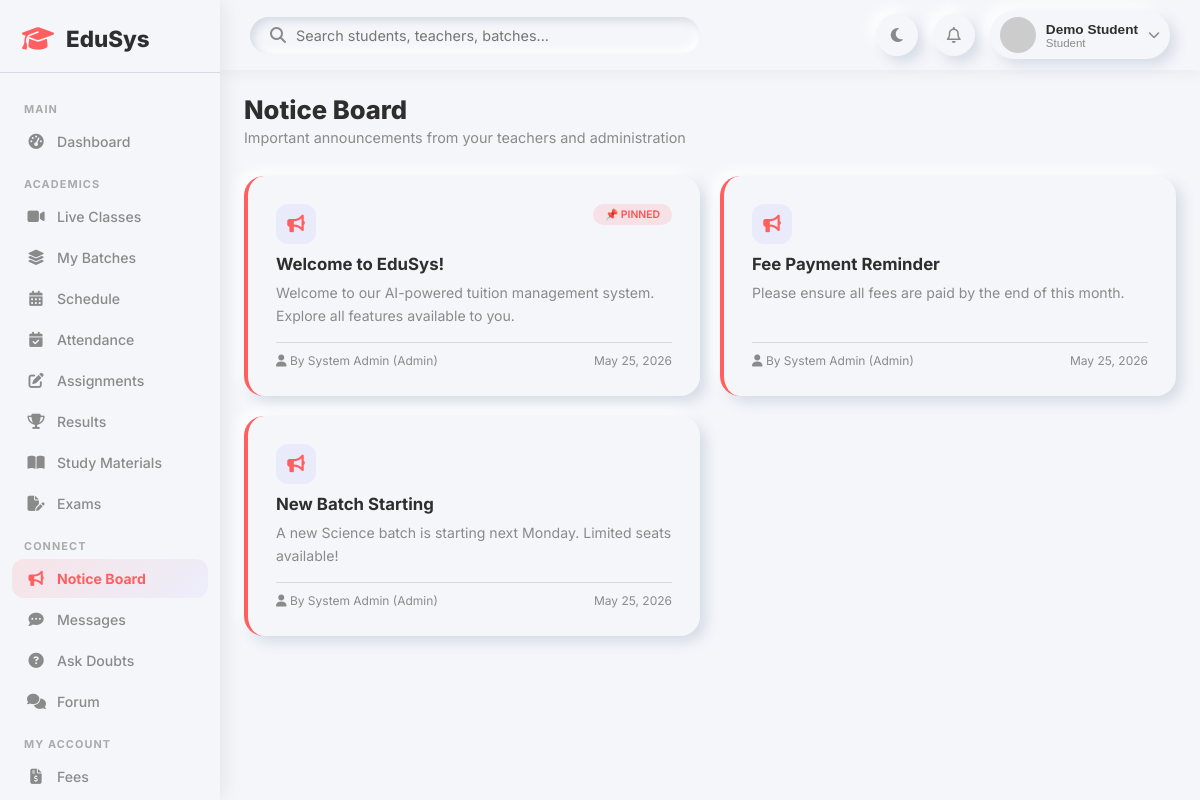
The app's page /student/notices.php (signed in) with its own data.
### tables this page shows
CREATE TABLE IF NOT EXISTS notices (
    id INT AUTO_INCREMENT PRIMARY KEY,
    title VARCHAR(200) NOT NULL,
    content TEXT,
    target_role ENUM('all','student','teacher','admin') DEFAULT 'all',
    created_by INT,
    is_pinned TINYINT(1) DEFAULT 0,
    created_at TIMESTAMP DEFAULT CURRENT_TIMESTAMP,
    FOREIGN KEY (created_by) REFERENCES users(id) ON DELETE SET NULL
);

CREATE TABLE IF NOT EXISTS users (
    id INT AUTO_INCREMENT PRIMARY KEY,
    name VARCHAR(150) NOT NULL,
    email VARCHAR(150) UNIQUE NOT NULL,
    password VARCHAR(255) NOT NULL,
    role ENUM('admin','teacher','student') NOT NULL DEFAULT 'student',
    avatar VARCHAR(255) DEFAULT NULL,
    status ENUM('active','inactive','pending') DEFAULT 'pending',
    created_at TIMESTAMP DEFAULT CURRENT_TIMESTAMP,
    updated_at TIMESTAMP DEFAULT CURRENT_TIMESTAMP ON UPDATE CURRENT_TIMESTAMP
);

### student/notices.php (the view, shortened to what this page needs)
<?php
require_once '../includes/header.php';
$uid = $_SESSION['user_id'];
$student = $conn->query("SELECT id FROM students WHERE user_id=$uid")->fetch_assoc();
$sid = $student['id'];
$sid_int = (int)($sid ?? 0);
$notices = $conn->query("
    SELECT n.*, b.name as batch_name, u.name as author_name, u.role as author_role
    FROM notices n
    LEFT JOIN batches b ON n.batch_id = b.id
    LEFT JOIN users u ON n.created_by = u.id
    WHERE (n.target_role IN ('all', 'student') AND n.batch_id IS NULL)
       OR ($sid_int > 0 AND n.batch_id IN (SELECT batch_id FROM batch_students WHERE student_id=$sid_int))
    ORDER BY n.is_pinned DESC, n.created_at DESC
");
?>
<div class="page-header">
    <div>
        <h1>Notice Board</h1>
        <p>Important announcements from your teachers and administration</p>
    </div>
</div>
<div style="display:grid;grid-template-columns:repeat(auto-fill, minmax(320px, 1fr));gap:20px;">
    <?php if (!$notices || $notices->num_rows === 0): ?>
    <div style="grid-column:1/-1;"><p class="empty-msg">No notices available at this time.</p></div>
    <?php else: while ($n = $notices->fetch_assoc()):
        $is_admin = ($n['author_role'] === 'admin');
        $card_accent = $is_admin ? 'var(--primary)' : 'var(--secondary)';
    ?>
    <div class="form-card" style="margin-bottom:0; display:flex; flex-direction:column; border-left: 4px solid <?= $card_accent ?>;">
        <div style="display:flex; justify-content:space-between; align-items:flex-start; margin-bottom:10px;">
            <div style="width:40px;height:40px;border-radius:12px;background:rgba(108,99,255,0.08);color:<?= $card_accent ?>;display:flex;align-items:center;justify-content:center;font-size:1.1rem;"><i class="fa-solid fa-bullhorn"></i></div>
            <div style="display:flex;gap:5px;align-items:center;">
                <?php if ($n['is_pinned']): ?><span class="badge-pill badge-danger" style="font-size:0.65rem;">📌 PINNED</span><?php endif; ?>
            </div>
        </div>
        <h3 style="font-size:1.05rem; margin-bottom:8px;"><?= htmlspecialchars($n['title']) ?></h3>
        <p style="font-size:0.88rem; color:var(--text-secondary); flex:1; line-height:1.6; margin-bottom:15px;"><?= nl2br(htmlspecialchars($n['content'])) ?></p>
        <div style="font-size:0.75rem; color:var(--text-secondary); border-top:1px solid var(--shadow-dark); padding-top:10px; display:flex; justify-content:space-between; align-items:center;">
            <span><i class="fa-solid fa-user"></i> By <?= htmlspecialchars($n['author_name'] ?: 'System') ?> (<?= ucfirst($n['author_role'] ?: 'admin') ?>)</span>
            <span><?= date('M d, Y', strtotime($n['created_at'])) ?></span>
        </div>
    </div>
    <?php endwhile; endif; ?>
</div>
<?php require_once '../includes/footer.php'; ?>

### css/dashboard.css (style rules this page uses)
:root { --primary: #FF5F5F; --secondary: #6C63FF; --background: #F5F6FA; --text-primary: #2E2E2E; --text-secondary: #8A8A8A; --shadow-light: #ffffff; --shadow-dark: #d5dbe5; --neu: 6px 6px 14px var(--shadow-dark), -6px -6px 14px var(--shadow-light); --neu-sm: 4px 4px 8px var(--shadow-dark), -4px -4px 8px var(--shadow-light); --neu-in: inset 4px 4px 8px var(--shadow-dark), inset -4px -4px 8px var(--shadow-light); --success: #4CAF50; --danger: #FF5252; --warning: #FF9800; --info: #2196F3; --sidebar-width: 260px; }
* { margin: 0; padding: 0; box-sizing: border-box; }
body { font-family: 'Inter', sans-serif; background: var(--background); color: var(--text-primary); transition: background 0.3s, color 0.3s; }
.page-header { display: flex; justify-content: space-between; align-items: flex-start; margin-bottom: 30px; flex-wrap: wrap; gap: 15px; }
.page-header h1 { font-size: 1.6rem; font-weight: 800; }
.page-header p { color: var(--text-secondary); font-size: 0.9rem; margin-top: 4px; }
.badge-pill { display: inline-block; padding: 4px 12px; border-radius: 20px; font-size: 0.75rem; font-weight: 600; }
.badge-danger { background: rgba(255,82,82,0.12); color: var(--danger); }
.form-card { background: var(--background); border-radius: 20px; box-shadow: var(--neu); padding: 28px; margin-bottom: 25px; }

### css/responsive.css (style rules this page uses)
@media (max-width: 1200px) { :root { --sidebar-width: 220px; } }

### records on screen
notices: is_pinned "📌 PINNED", title "Welcome to EduSys!", content "Welcome to our AI-powered tuition management system. Explore all features available to you.", created_by.name "System Admin", created_by.role "Admin", created_at "May 25, 2026"
notices: title "Fee Payment Reminder", content "Please ensure all fees are paid by the end of this month.", created_by.name "System Admin", created_by.role "Admin", created_at "May 25, 2026"
notices: title "New Batch Starting", content "A new Science batch is starting next Monday. Limited seats available!", created_by.name "System Admin", created_by.role "Admin", created_at "May 25, 2026"

### other values on screen
$name "Demo Student"
$role "Student"
